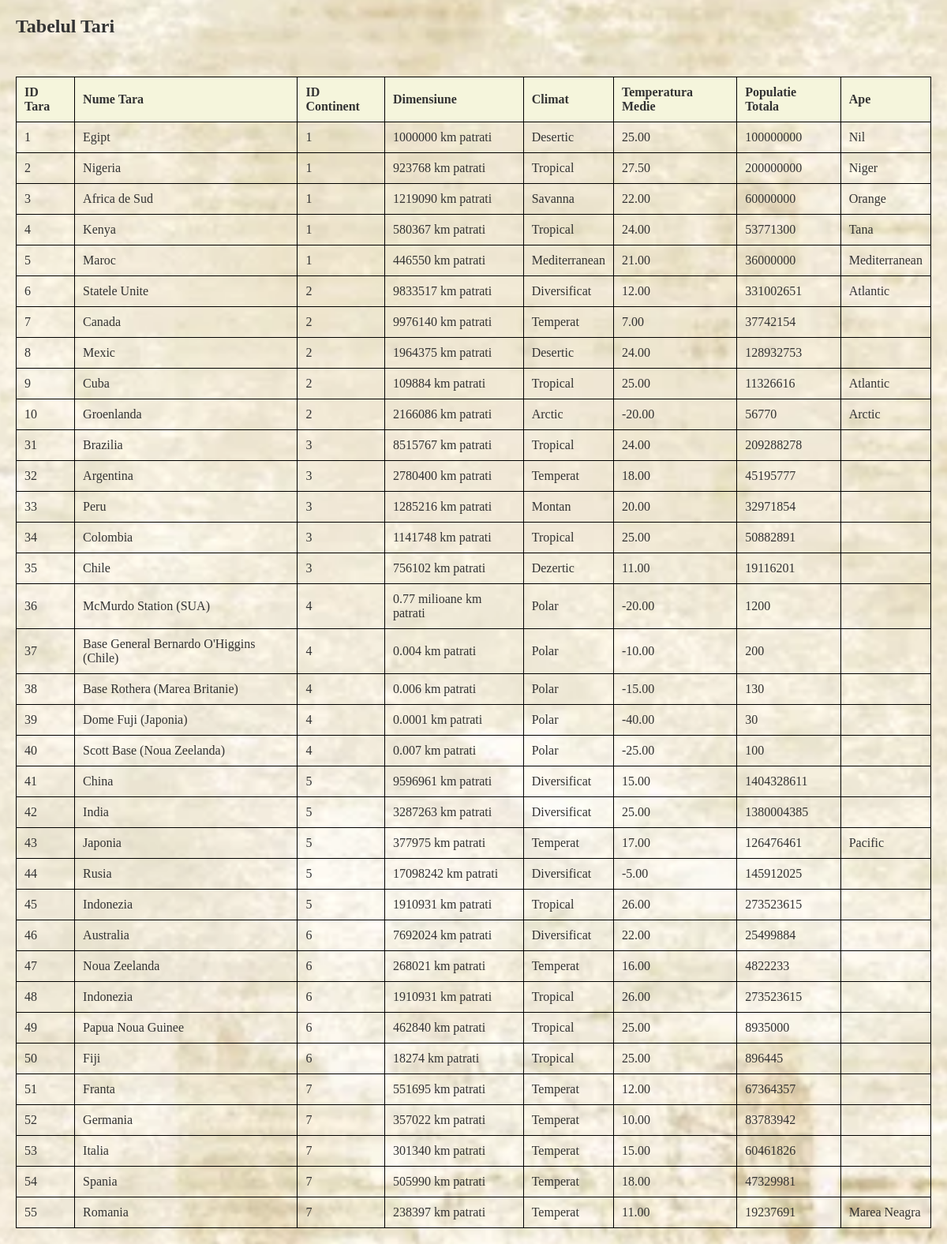
Page /tari.php on the committed database.
### tables this page shows
CREATE TABLE `tari` (
  `ID_Tara` int(11) NOT NULL AUTO_INCREMENT,
  `Nume_Tara` varchar(255) NOT NULL,
  `ID_Continent` int(11) DEFAULT NULL,
  `Dimensiune` varchar(50) DEFAULT NULL,
  `Climat` varchar(50) DEFAULT NULL,
  `Temperatura_Medie` decimal(5,2) DEFAULT NULL,
  `Populatie_Totala` int(11) DEFAULT NULL,
  `ape` varchar(255) DEFAULT NULL,
  PRIMARY KEY (`ID_Tara`),
  KEY `ID_Continent` (`ID_Continent`),
  CONSTRAINT `tari_ibfk_1` FOREIGN KEY (`ID_Continent`) REFERENCES `continente` (`ID_Continent`)
);

### tari.php (the view, shortened to what this page needs)
<!DOCTYPE html>
<html lang="en">
<head>
    <link rel="stylesheet" href="style.css">
</head>
<body>
</body>
</html>
<?php
include 'index.php';
$sql = "SELECT * FROM tari";
$result = mysqli_query($conn, $sql);
if ($result && mysqli_num_rows($result) > 0) {
    echo "<h2>Tabelul Tari</h2>";
    echo "<table border='1'>";
    echo "<tr><th>ID Tara</th><th>Nume Tara</th><th>ID Continent</th><th>Dimensiune</th><th>Climat</th><th>Temperatura Medie</th><th>Populatie Totala</th><th>Ape</th></tr>";
    while($row = mysqli_fetch_assoc($result)) {
        echo "<tr>
                <td>" . $row["ID_Tara"] . "</td>
                <td>" . $row["Nume_Tara"] . "</td>
                <td>" . $row["ID_Continent"] . "</td>
                <td>" . $row["Dimensiune"] . "</td>
                <td>" . $row["Climat"] . "</td>
                <td>" . $row["Temperatura_Medie"] . "</td>
                <td>" . $row["Populatie_Totala"] . "</td>
                <td>" . $row["ape"] . "</td>
              </tr>";
    }
    echo "</table>";
} else {
    echo "Nu s-au gasit inregistrari in tabelul Tari.";
}
?>

### style.css (style rules this page uses)
* { margin: 0; padding: 0; box-sizing: border-box; font-family: "Rye", serif; }
body { background-color: #f9f9f9; color: #333; padding: 20px; background-image: url("photos/paper.png"); background-size: cover; background-position: center; }
table { width: 100%; border-collapse: collapse; margin-top: 20px; }
table th, table td { border: 1px solid black; padding: 10px; text-align: left; }
table th { background-color: #f5f5dc; font-weight: bold; }
table tr { background-color: transparent; }
h2 { margin-bottom: 50px; }

### rows in the picture
tari: ID_Tara "1", Nume_Tara "Egipt", ID_Continent "1", Dimensiune "1000000 km patrati", Climat "Desertic", Temperatura_Medie "25.00", Populatie_Totala "100000000", ape "Nil"
tari: ID_Tara "2", Nume_Tara "Nigeria", ID_Continent "1", Dimensiune "923768 km patrati", Climat "Tropical", Temperatura_Medie "27.50", Populatie_Totala "200000000", ape "Niger"
tari: ID_Tara "3", Nume_Tara "Africa de Sud", ID_Continent "1", Dimensiune "1219090 km patrati", Climat "Savanna", Temperatura_Medie "22.00", Populatie_Totala "60000000", ape "Orange"
tari: ID_Tara "4", Nume_Tara "Kenya", ID_Continent "1", Dimensiune "580367 km patrati", Climat "Tropical", Temperatura_Medie "24.00", Populatie_Totala "53771300", ape "Tana"
tari: ID_Tara "5", Nume_Tara "Maroc", ID_Continent "1", Dimensiune "446550 km patrati", Climat "Mediterranean", Temperatura_Medie "21.00", Populatie_Totala "36000000", ape "Mediterranean"
tari: ID_Tara "6", Nume_Tara "Statele Unite", ID_Continent "2", Dimensiune "9833517 km patrati", Climat "Diversificat", Temperatura_Medie "12.00", Populatie_Totala "331002651", ape "Atlantic"
tari: ID_Tara "7", Nume_Tara "Canada", ID_Continent "2", Dimensiune "9976140 km patrati", Climat "Temperat", Temperatura_Medie "7.00", Populatie_Totala "37742154"
tari: ID_Tara "8", Nume_Tara "Mexic", ID_Continent "2", Dimensiune "1964375 km patrati", Climat "Desertic", Temperatura_Medie "24.00", Populatie_Totala "128932753"
tari: ID_Tara "9", Nume_Tara "Cuba", ID_Continent "2", Dimensiune "109884 km patrati", Climat "Tropical", Temperatura_Medie "25.00", Populatie_Totala "11326616", ape "Atlantic"
tari: ID_Tara "10", Nume_Tara "Groenlanda", ID_Continent "2", Dimensiune "2166086 km patrati", Climat "Arctic", Temperatura_Medie "-20.00", Populatie_Totala "56770", ape "Arctic"
tari: ID_Tara "31", Nume_Tara "Brazilia", ID_Continent "3", Dimensiune "8515767 km patrati", Climat "Tropical", Temperatura_Medie "24.00", Populatie_Totala "209288278"
tari: ID_Tara "32", Nume_Tara "Argentina", ID_Continent "3", Dimensiune "2780400 km patrati", Climat "Temperat", Temperatura_Medie "18.00", Populatie_Totala "45195777"
tari: ID_Tara "33", Nume_Tara "Peru", ID_Continent "3", Dimensiune "1285216 km patrati", Climat "Montan", Temperatura_Medie "20.00", Populatie_Totala "32971854"
tari: ID_Tara "34", Nume_Tara "Colombia", ID_Continent "3", Dimensiune "1141748 km patrati", Climat "Tropical", Temperatura_Medie "25.00", Populatie_Totala "50882891"
tari: ID_Tara "35", Nume_Tara "Chile", ID_Continent "3", Dimensiune "756102 km patrati", Climat "Dezertic", Temperatura_Medie "11.00", Populatie_Totala "19116201"
tari: ID_Tara "36", Nume_Tara "McMurdo Station (SUA)", ID_Continent "4", Dimensiune "0.77 milioane km patrati", Climat "Polar", Temperatura_Medie "-20.00", Populatie_Totala "1200"
tari: ID_Tara "37", Nume_Tara "Base General Bernardo O'Higgins (Chile)", ID_Continent "4", Dimensiune "0.004 km patrati", Climat "Polar", Temperatura_Medie "-10.00", Populatie_Totala "200"
tari: ID_Tara "38", Nume_Tara "Base Rothera (Marea Britanie)", ID_Continent "4", Dimensiune "0.006 km patrati", Climat "Polar", Temperatura_Medie "-15.00", Populatie_Totala "130"
tari: ID_Tara "39", Nume_Tara "Dome Fuji (Japonia)", ID_Continent "4", Dimensiune "0.0001 km patrati", Climat "Polar", Temperatura_Medie "-40.00", Populatie_Totala "30"
tari: ID_Tara "40", Nume_Tara "Scott Base (Noua Zeelanda)", ID_Continent "4", Dimensiune "0.007 km patrati", Climat "Polar", Temperatura_Medie "-25.00", Populatie_Totala "100"
tari: ID_Tara "41", Nume_Tara "China", ID_Continent "5", Dimensiune "9596961 km patrati", Climat "Diversificat", Temperatura_Medie "15.00", Populatie_Totala "1404328611"
tari: ID_Tara "42", Nume_Tara "India", ID_Continent "5", Dimensiune "3287263 km patrati", Climat "Diversificat", Temperatura_Medie "25.00", Populatie_Totala "1380004385"
tari: ID_Tara "43", Nume_Tara "Japonia", ID_Continent "5", Dimensiune "377975 km patrati", Climat "Temperat", Temperatura_Medie "17.00", Populatie_Totala "126476461", ape "Pacific"
tari: ID_Tara "44", Nume_Tara "Rusia", ID_Continent "5", Dimensiune "17098242 km patrati", Climat "Diversificat", Temperatura_Medie "-5.00", Populatie_Totala "145912025"
tari: ID_Tara "45", Nume_Tara "Indonezia", ID_Continent "5", Dimensiune "1910931 km patrati", Climat "Tropical", Temperatura_Medie "26.00", Populatie_Totala "273523615"
tari: ID_Tara "46", Nume_Tara "Australia", ID_Continent "6", Dimensiune "7692024 km patrati", Climat "Diversificat", Temperatura_Medie "22.00", Populatie_Totala "25499884"
tari: ID_Tara "47", Nume_Tara "Noua Zeelanda", ID_Continent "6", Dimensiune "268021 km patrati", Climat "Temperat", Temperatura_Medie "16.00", Populatie_Totala "4822233"
tari: ID_Tara "48", Nume_Tara "Indonezia", ID_Continent "6", Dimensiune "1910931 km patrati", Climat "Tropical", Temperatura_Medie "26.00", Populatie_Totala "273523615"
tari: ID_Tara "49", Nume_Tara "Papua Noua Guinee", ID_Continent "6", Dimensiune "462840 km patrati", Climat "Tropical", Temperatura_Medie "25.00", Populatie_Totala "8935000"
tari: ID_Tara "50", Nume_Tara "Fiji", ID_Continent "6", Dimensiune "18274 km patrati", Climat "Tropical", Temperatura_Medie "25.00", Populatie_Totala "896445"
tari: ID_Tara "51", Nume_Tara "Franta", ID_Continent "7", Dimensiune "551695 km patrati", Climat "Temperat", Temperatura_Medie "12.00", Populatie_Totala "67364357"
tari: ID_Tara "52", Nume_Tara "Germania", ID_Continent "7", Dimensiune "357022 km patrati", Climat "Temperat", Temperatura_Medie "10.00", Populatie_Totala "83783942"
tari: ID_Tara "53", Nume_Tara "Italia", ID_Continent "7", Dimensiune "301340 km patrati", Climat "Temperat", Temperatura_Medie "15.00", Populatie_Totala "60461826"
tari: ID_Tara "54", Nume_Tara "Spania", ID_Continent "7", Dimensiune "505990 km patrati", Climat "Temperat", Temperatura_Medie "18.00", Populatie_Totala "47329981"
tari: ID_Tara "55", Nume_Tara "Romania", ID_Continent "7", Dimensiune "238397 km patrati", Climat "Temperat", Temperatura_Medie "11.00", Populatie_Totala "19237691", ape "Marea Neagra"
